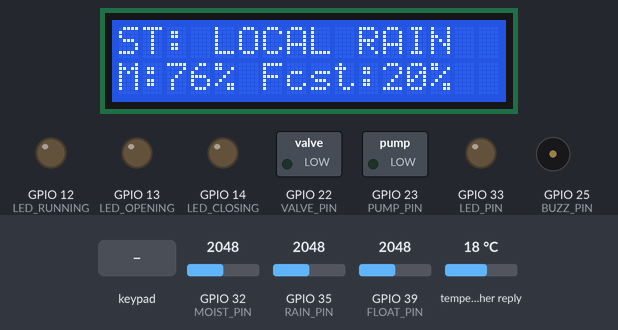
Bench run of a sketch on a simulated ESP32. Parts: 16×2 character LCD, switched loads named in the sketch (green lamp = pin HIGH), output pins drawn as LEDs (lit = HIGH), buzzer (waves = sounding, pin HIGH). Dashed ring = blinking. Inputs (shaded band) come from the test bench; at power-on: GPIO 39 (FLOAT_PIN) = 2048, GPIO 32 (MOIST_PIN) = 2048, GPIO 35 (RAIN_PIN) = 2048, temperature in the weather reply 18 °C. WiFi joins after 1.5 s; servers stay silent unless stated; EEPROM starts erased; nothing arrives over Bluetooth unless stated; a phone connects over Bluetooth LE 3 s after start; web services answer with replies made up by the test bench; what the sketch prints to the serial monitor is not drawn.

Above: at 3.5 s.
3.6 s: GPIO 39 (FLOAT_PIN) set to 1070
6.7 s: GPIO 39 (FLOAT_PIN) set to 963
At 7.45 s:
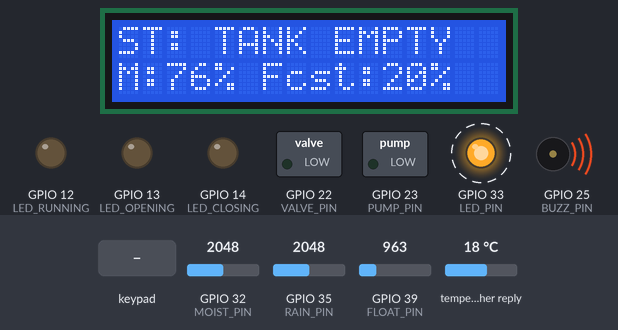
9.1 s: keypad keys 1 9 1 8 5 1 7 # pressed 0.4 s apart
At 12.5 s:
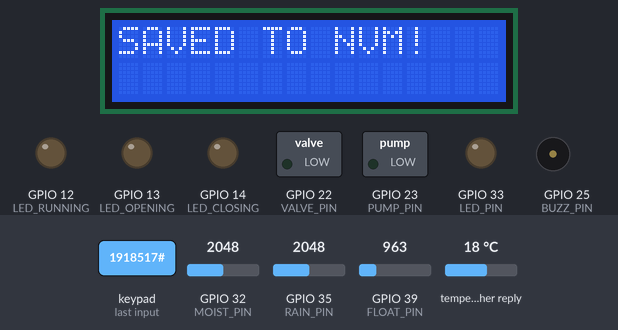
13.8 s: key 'A' pressed
At 13.95 s:
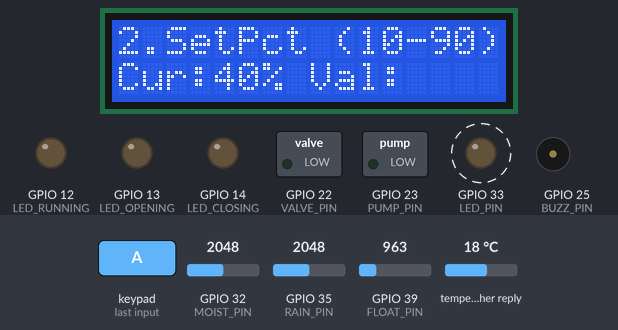
15.4 s: keypad keys 1 3 9 7 2 2 2 # pressed 0.4 s apart
At 18.8 s:
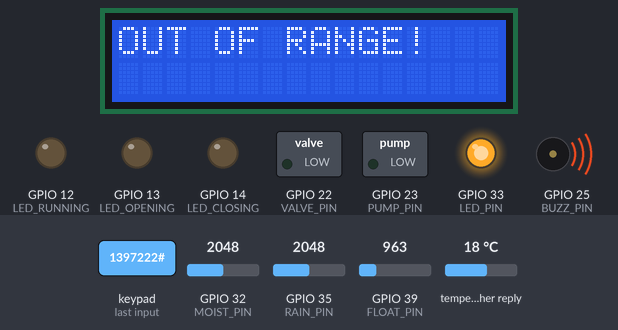
20.1 s: GPIO 32 (MOIST_PIN) set to 2540
At 23.35 s:
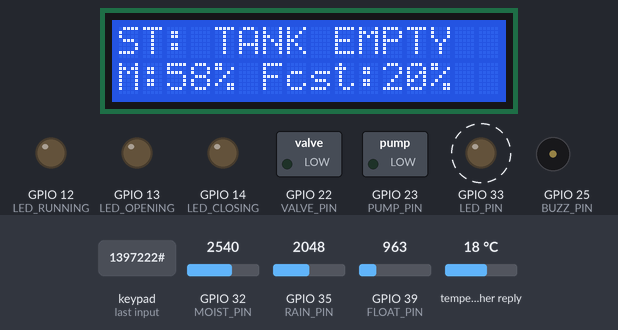
Timing chart, 0 to 24.2 s (numbered marks = the images above; inputs shaded):
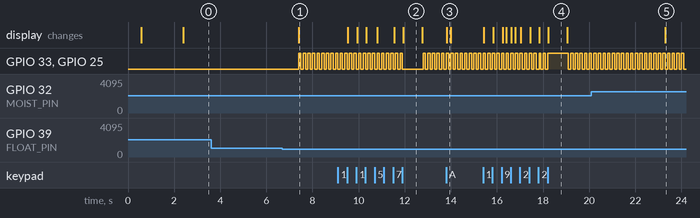

The sketch:

37.ino
```cpp
#include <Arduino.h>
#include <WiFi.h>
#include <HTTPClient.h>
#include <ArduinoJson.h>
#include <Keypad.h>
#include <LiquidCrystal_I2C.h>
#include <Preferences.h>
#include <BLEDevice.h>
#include <BLEServer.h>
#include <BLEUtils.h>
#include <BLE2902.h>

#define SERVICE_UUID    "a1b2c3d4-0001-4000-8000-00805f9b34fb"
#define CH_STATE_UUID   "a1b2c3d4-0002-4000-8000-00805f9b34fb" // Read + Notify
#define CH_VALUES_UUID   "a1b2c3d4-0003-4000-8000-00805f9b34fb" // Read + Notify
#define CH_SETPT_UUID   "a1b2c3d4-0004-4000-8000-00805f9b34fb" // Read + Write + Notify
#define CH_CMD_UUID    "a1b2c3d4-0005-4000-8000-00805f9b34fb" // Write


// --- NETWORK CREDENTIALS & API ---

const char* WIFI_SSID  = "KC";
const char* WIFI_PASSWORD = "realniggaakoniwends";

String FORECAST_URL = "http://api.openweathermap.org/data/2.5/forecast?q=Manila&appid=bd5e378503939ddaee76f12ad7a97608&units=metric";

const unsigned long FETCH_MS = 30UL * 60UL * 1000UL;       // Fetch weather every 30 mins
const unsigned long FORECAST_MAX_AGE = 3UL * 60UL * 60UL * 1000UL; // 3-hour staleness limit

const byte KEYPAD_ROWS[4] = {19, 18, 5, 17};
const byte KEYPAD_COLS[4] = {16, 4, 0, 2};

const int PUMP_PIN = 23;
const int VALVE_PIN = 22;

const int LED_PIN  = 33;
const int LED_OPENING = 13;
const int LED_RUNNING = 12;
const int LED_CLOSING = 14;

const int BUZZ_PIN = 25;
const int MOIST_PIN = 32;
const int RAIN_PIN = 35;
const int FLOAT_PIN = 39;

const int RAW_DRY = 4095;
const int RAW_WET = 1400;
const int RAIN_THRESHOLD = 2500;
const float MOIST_MARGIN = 8.0;
const float RAIN_HOLD_PCT = 60.0;
const unsigned long HARD_MAX_MS = 20UL * 60UL * 1000UL;
const bool FLOAT_ACTIVE_HIGH = true;

// --- ENUMS & STRUCTURES ---

enum FarmState { S_HOLD, S_IRRIGATE, S_TANK_EMPTY, S_RAIN, S_FORECAST_HOLD };
enum PumpPhase { PH_IDLE, PH_OPENING, PH_RUNNING, PH_CLOSING };
enum Alert { A_NONE, A_CONFIRM, A_WARN, A_ALARM };

char keys[4][4] = {

 {'1','2','3','A'},

 {'4','5','6','B'},

 {'7','8','9','C'},

 {'*','0','#','D'}

};

Keypad pad = Keypad(makeKeymap(keys), (byte*)KEYPAD_ROWS, (byte*)KEYPAD_COLS, 4, 4);
LiquidCrystal_I2C lcd(0x27, 16, 2);
Preferences prefs;

// BLE Server & Characteristics

BLEServer* pServer = nullptr;
BLECharacteristic* chState = nullptr;
BLECharacteristic* chValues = nullptr;
BLECharacteristic* chSetpt = nullptr;
BLECharacteristic* chCmd = nullptr;
bool clientConnected = false;

// SINGLE AUTHORITATIVE STATE VARIABLES

int userRunMinutes = 5; // Range: 1 to 30 mins

int setpointPct = 40;  // Range: 10% to 90%

FarmState currentState = S_HOLD;
PumpPhase phase = PH_IDLE;
Alert alert = A_NONE;

float rainChance = 0.0;

unsigned long forecastAt = 0;
bool forecastOk = false;

const unsigned long SETTLE_MS = 1500;
unsigned long tPhase = 0;
unsigned long runStarted = 0;

bool cutoffTripped = false;
bool irrigatingMoistureState = false;

// Keypad UI Variables

char inputBuffer[4] = "";
byte inputLen = 0;
bool inMenuMode = false;
int currentSetting = 0; // 0 = Run Minutes, 1 = Setpoint Pct
unsigned long lastKeypress = 0;

// Buzzer Variables

unsigned long tBuzz = 0;
int beep = 0;

// Task Timers

unsigned long tSense = 0;
unsigned long tUI = 0;
unsigned long tBleNotify = 0;

// Forward Declarations

void saveSettings();
void refreshDisplay();
float readMoisturePct();
bool isRainingLocally();
bool tankHasWater();
bool forecastFresh();


// PART E: SINGLE AUTHORITATIVE STATE SYNCHRONIZATION FUNCTION

void onSettingChanged() {

 // 1. Save authoritative values to NVM so state survives power loss

 saveSettings();

 // 2. Redraw local hardware display immediately

 refreshDisplay();

 // 3. Push real-time notification to BLE client if connected

 if (clientConnected && chSetpt != nullptr) {
  char buf[16];
  snprintf(buf, sizeof(buf), "%d", setpointPct);
  chSetpt->setValue(buf);
  chSetpt->notify();
  Serial.printf("[STATE SYNC] Setpoint pushed over BLE: %d%%\n", setpointPct);
 }

}

// BLE LINK SERVER CALLBACKS

class ServerCallbacks: public BLEServerCallbacks {
 void onConnect(BLEServer* pServer) override {
  clientConnected = true;
  Serial.println("[BLE] Mobile Client Connected!");

 }
 void onDisconnect(BLEServer* pServer) override {
  clientConnected = false;
  Serial.println("[BLE] Client Disconnected. Restarting Advertising...");
  BLEDevice::startAdvertising();

 }

};


// BLE WRITE CALLBACK: SETPOINT CHARACTERISTIC

class SetptCallbacks: public BLECharacteristicCallbacks {
 void onWrite(BLECharacteristic *pCharacteristic) override {
  String rxValue = pCharacteristic->getValue();
  rxValue.trim();

  if (rxValue.length() > 0) {
   int val = rxValue.toInt();
   if (val >= 10 && val <= 90) { // Range check identical to Keypad
    setpointPct = val;     // Mutate the ONE authoritative copy
    Serial.printf("[BLE WRITE] New Setpoint Received: %d%%\n", setpointPct);
    onSettingChanged();    // Execute single state sync pipeline

   } else {
    Serial.printf("[BLE WRITE ERROR] Rejected Setpoint (%d%%). Must be 10-90%%\n", val);
    char spBuf[16];
    snprintf(spBuf, sizeof(spBuf), "%d", setpointPct);
    pCharacteristic->setValue(spBuf); // Echo authoritative value back

   }
  }
 }
};


// BLE WRITE CALLBACK: COMMAND CHARACTERISTIC

class CmdCallbacks: public BLECharacteristicCallbacks {
 void onWrite(BLECharacteristic *pCharacteristic) override {
  String rxValue = pCharacteristic->getValue();
  rxValue.trim();


  if (rxValue.length() > 0) {
   Serial.printf("[BLE CMD] Remote Command Received: %s\n", rxValue.c_str());
   if (rxValue == "RESET" || rxValue == "ACK" || rxValue == "*") {
    cutoffTripped = false;
    alert = A_NONE;
    Serial.println("[BLE CMD] Safety hard cutoff trip reset via BLE.");
    refreshDisplay();

   }

   else if (rxValue.startsWith("RUN:")) {
    int minVal = rxValue.substring(4).toInt();
    if (minVal >= 1 && minVal <= 30) {
     userRunMinutes = minVal; // Mutate the ONE authoritative copy
     Serial.printf("[BLE CMD] Updated System Run Time: %d minutes\n", userRunMinutes);
     onSettingChanged();  // Execute single state sync pipeline

    } else {
     Serial.printf("[BLE CMD ERROR] Invalid run time (%d min). Range: 1-30 min.\n", minVal);

    }

   }

   else if (rxValue == "FORCE_ON") {
    irrigatingMoistureState = true;
    Serial.println("[BLE CMD] Manual Force Irrigation Triggered.");

   }

   else if (rxValue == "FORCE_OFF") {
    irrigatingMoistureState = false;
    Serial.println("[BLE CMD] Manual Force Stop Triggered.");

   }

   else {
    Serial.printf("[BLE CMD REJECTED] Unrecognized Command: '%s'\n", rxValue.c_str());

   }

  }

 }

};

// BLE SERVICE INITIALIZATION

void startBle() {
 BLEDevice::init("group 6");
 pServer = BLEDevice::createServer();
 pServer->setCallbacks(new ServerCallbacks());
 BLEService* pService = pServer->createService(SERVICE_UUID);

 // 1. State Characteristic (Read + Notify)
 chState = pService->createCharacteristic(
  CH_STATE_UUID,
  BLECharacteristic::PROPERTY_READ | BLECharacteristic::PROPERTY_NOTIFY

 );
 chState->addDescriptor(new BLE2902());

 // 2. Sensor Values Characteristic (Read + Notify)

 chValues = pService->createCharacteristic(
  CH_VALUES_UUID,
  BLECharacteristic::PROPERTY_READ | BLECharacteristic::PROPERTY_NOTIFY

 );
 chValues->addDescriptor(new BLE2902());

 // 3. Setpoint Characteristic (Read + Write + Notify)
 chSetpt = pService->createCharacteristic(
  CH_SETPT_UUID,
  BLECharacteristic::PROPERTY_READ | BLECharacteristic::PROPERTY_WRITE | BLECharacteristic::PROPERTY_NOTIFY

 );

 chSetpt->addDescriptor(new BLE2902());
 chSetpt->setCallbacks(new SetptCallbacks());

 // 4. Command Characteristic (Write)

 chCmd = pService->createCharacteristic(
  CH_CMD_UUID,
  BLECharacteristic::PROPERTY_WRITE

 );

 chCmd->setCallbacks(new CmdCallbacks());

 pService->start();

 BLEAdvertising* pAdvertising = BLEDevice::getAdvertising();
 pAdvertising->addServiceUUID(SERVICE_UUID);
 pAdvertising->setScanResponse(true);
 pAdvertising->setMinPreferred(0x06);
 pAdvertising->setMinPreferred(0x12);
 BLEDevice::startAdvertising();

 Serial.println("[BLE] Service Started. Advertising as 'group 6'");

}

//  BLE TELEMETRY PUSH SERVICE

void updateBleTelemetry() {
 if (!clientConnected) return;

 // 1. Format and Push System State

 String stateStr = "";
 if (cutoffTripped) {
  stateStr = "TRIPPED";

 } else {

  switch (currentState) {
   case S_HOLD:     stateStr = "HOLD"; break;
   case S_IRRIGATE:   stateStr = "IRRIGATE"; break;
   case S_TANK_EMPTY:  stateStr = "TANK_EMPTY"; break;
   case S_RAIN:     stateStr = "RAIN"; break;
   case S_FORECAST_HOLD: stateStr = "FCST_HOLD"; break;

  }

 }

 chState->setValue(stateStr.c_str());
 chState->notify();
 // 2. Format and Push Telemetry CSV String (Format: "M:<moist>,R:<rain>,T:<tank>,F:<fcst>")

 char valBuf[64];
 snprintf(valBuf, sizeof(valBuf), "M:%.1f,R:%d,T:%d,F:%d\n",
      readMoisturePct(),
      isRainingLocally() ? 1 : 0,
      tankHasWater() ? 1 : 0,
      forecastFresh() ? (int)rainChance : -1);
 chValues->setValue(valBuf);
 chValues->notify();

 // 3. Format and Push Current Setpoint

 char spBuf[16];
 snprintf(spBuf, sizeof(spBuf), "%d", setpointPct);
 chSetpt->setValue(spBuf);
 chSetpt->notify();

}

void saveSettings() {
 prefs.begin("irrig", false);
 prefs.putInt("run", userRunMinutes);
 prefs.putInt("sp", setpointPct);
 prefs.end();
 Serial.printf("[NVM] Saved Settings: RunTime=%d min, Setpoint=%d%%\n", userRunMinutes, setpointPct);

}

void loadSettings() {

 prefs.begin("irrig", true);
 userRunMinutes = prefs.getInt("run", 5);
 setpointPct = prefs.getInt("sp", 40);
 prefs.end();
 Serial.printf("[NVM] Loaded Settings: RunTime=%d min, Setpoint=%d%%\n", userRunMinutes, setpointPct);
}


// SENSOR FUNCTIONS

float readMoisturePct() {
 long sum = 0;
 for (int i = 0; i < 10; i++) { sum += analogRead(MOIST_PIN); delayMicroseconds(200); }
 float raw = sum / 10.0;
 float pct = 100.0 * (RAW_DRY - raw) / (float)(RAW_DRY - RAW_WET);
 return constrain(pct, 0.0, 100.0);

}

bool isRainingLocally() {
 return analogRead(RAIN_PIN) < RAIN_THRESHOLD;

}

bool tankHasWater() {
 int raw = analogRead(FLOAT_PIN);
 return FLOAT_ACTIVE_HIGH ? (raw > 1000) : (raw < 1000);

}
bool forecastFresh() {
 return forecastOk && (millis() - forecastAt < FORECAST_MAX_AGE);

}

bool moistureCallsForWater() {
 float pct = readMoisturePct();
 if (!irrigatingMoistureState && pct < setpointPct) {
  irrigatingMoistureState = true;
 } else if (irrigatingMoistureState && pct > (setpointPct + MOIST_MARGIN)) {
  irrigatingMoistureState = false;
 }
 return irrigatingMoistureState;
}

// SYSTEM DECISION ENGINE

FarmState decideState() {
 if (!tankHasWater()) return S_TANK_EMPTY;
 if (isRainingLocally()) return S_RAIN;
 if (!moistureCallsForWater()) return S_HOLD;
 if (forecastFresh() && rainChance >= RAIN_HOLD_PCT) {
  return S_FORECAST_HOLD;

 }
 return S_IRRIGATE;

}

// --- WI-FI & HTTP FORECAST FETCHING ---

void connectWiFi() {

 Serial.printf("[WIFI] Connecting to SSID: %s\n", WIFI_SSID);
 WiFi.mode(WIFI_STA);
 WiFi.begin(WIFI_SSID, WIFI_PASSWORD);

 int retries = 0;

 while (WiFi.status() != WL_CONNECTED && retries < 15) {
  delay(500);
  Serial.print(".");
  retries++;

 }

 if (WiFi.status() == WL_CONNECTED) {
  Serial.println("\n[WIFI] Connected Successfully!");
 } else {
  Serial.println("\n[WIFI] Connection Failed! Operating in Offline Local Mode.");
 }

}

void fetchForecast() {

 if (WiFi.status() != WL_CONNECTED) {
  forecastOk = false;
  return;

 }

 HTTPClient http;
 http.begin(FORECAST_URL);
 int code = http.GET();

 if (code == 200) {

  DynamicJsonDocument* doc = new DynamicJsonDocument(8192);
  DeserializationError err = deserializeJson(*doc, http.getString());

  if (err == DeserializationError::Ok) {
   JsonArray list = (*doc)["list"];
   rainChance = list[0]["pop"].as<float>() * 100;
   forecastAt = millis();
   forecastOk = true;

  } else {
   forecastOk = false;

  }
  delete doc;

 } else {
  forecastOk = false;

 }

 http.end();

}

bool runTimeExpired() {

 if (phase != PH_RUNNING) return false;
 unsigned long elapsed = millis() - runStarted;

 if (elapsed >= HARD_MAX_MS) {
  if (!cutoffTripped) {
   cutoffTripped = true;
   Serial.println("[SAFETY ALERT] Hard limit exceeded!");

  }
  return true;

 }

 return elapsed >= ((unsigned long)userRunMinutes * 60000UL);
}


void serviceOutputs(bool wantRun) {

 unsigned long now = millis();

digitalWrite(LED_OPENING, LOW);
 digitalWrite(LED_RUNNING, LOW);
 digitalWrite(LED_CLOSING, LOW);


 switch (phase) {

  case PH_IDLE:

   // No irrigation operation
   digitalWrite(LED_OPENING, LOW);
   digitalWrite(LED_RUNNING, LOW);
   digitalWrite(LED_CLOSING, LOW);

   if (wantRun && !cutoffTripped) {
    digitalWrite(VALVE_PIN, HIGH);
    // Opening phase LED

    digitalWrite(LED_OPENING, HIGH);
    tPhase = now;
    phase = PH_OPENING;

   }

   break;

  case PH_OPENING:
  digitalWrite(LED_OPENING, HIGH);
   if (now - tPhase > SETTLE_MS) {
    digitalWrite(PUMP_PIN, HIGH);
    // Opening OFF, Running ON

    digitalWrite(LED_OPENING, LOW);
    digitalWrite(LED_RUNNING, HIGH);
    runStarted = now;
    phase = PH_RUNNING;

   }

   break;

  case PH_RUNNING:
  digitalWrite(LED_OPENING, LOW);
   digitalWrite(LED_RUNNING, HIGH);
   digitalWrite(LED_CLOSING, LOW);


   if (!wantRun || runTimeExpired()) {

    digitalWrite(PUMP_PIN, LOW);

    // Running OFF, Closing ON
    digitalWrite(LED_RUNNING, LOW);
    digitalWrite(LED_CLOSING, HIGH);
    tPhase = now;
    phase = PH_CLOSING;

   }
   break;

    digitalWrite(LED_OPENING, LOW);
   digitalWrite(LED_RUNNING, LOW);
   digitalWrite(LED_CLOSING, HIGH);

   if (now - tPhase > SETTLE_MS) {
    digitalWrite(VALVE_PIN, LOW);

    // Closing OFF
    digitalWrite(LED_CLOSING, LOW);
    phase = PH_IDLE;
   }

   break;

 }

 if (currentState == S_TANK_EMPTY || cutoffTripped) {

  alert = A_ALARM;

  digitalWrite(LED_PIN, (now % 200) < 100);
 } else if (phase == PH_RUNNING) {
  alert = A_NONE;
  digitalWrite(LED_PIN, HIGH);

 } else {
  alert = A_NONE;
  digitalWrite(LED_PIN, LOW);
 }

 switch (alert) {

  case A_NONE:
   digitalWrite(BUZZ_PIN, LOW);
   break;

  case A_CONFIRM:
   if (beep == 0) { digitalWrite(BUZZ_PIN, HIGH); tBuzz = now; beep = 1; }
   else if (now - tBuzz > 120) {
    digitalWrite(BUZZ_PIN, LOW); alert = A_NONE; beep = 0;
    }
   break;

  case A_WARN:
   digitalWrite(BUZZ_PIN, (now % 2000) < 200);
   break;

  case A_ALARM:
   digitalWrite(BUZZ_PIN, (now % 200) < 100);
   break;

 }

}


// --- KEYPAD & UI ---

void updateLCDMenuView() {

 lcd.clear();
 lcd.setCursor(0, 0);

 if (currentSetting == 0) {

  lcd.print("1.RunMin (1-30)");
  lcd.setCursor(0, 1);
  lcd.print("Cur:"); lcd.print(userRunMinutes); lcd.print("m");

 } else {

  lcd.print("2.SetPct (10-90)");
  lcd.setCursor(0, 1);
  lcd.print("Cur:"); lcd.print(setpointPct); lcd.print("%");

 }

 lcd.print(" Val:"); lcd.print(inputBuffer);

}


void handleKeypad() {

 char key = pad.getKey();

 if (!key) return;

 inMenuMode = true;
 lastKeypress = millis();
 alert = A_CONFIRM;


 if (key >= '0' && key <= '9') {

  if (inputLen < 3) {

   inputBuffer[inputLen++] = key;
   inputBuffer[inputLen] = '\0';
   updateLCDMenuView();

  }

 }

 else if (key == '#') {

  if (inputLen > 0) {

   int val = atoi(inputBuffer);
   bool ok = false;

   if (currentSetting == 0 && val >= 1 && val <= 30) { userRunMinutes = val; ok = true; }
   else if (currentSetting == 1 && val >= 10 && val <= 90) { setpointPct = val; ok = true; }


   lcd.clear();

   if (ok) {

    onSettingChanged(); // Executes single authoritative pipeline update
    lcd.print("SAVED TO NVM!");

   } else {

    lcd.print("OUT OF RANGE!");

   }

   delay(800);

   inputLen = 0;
   inputBuffer[0] = '\0';
   updateLCDMenuView();

  }

 }

 else if (key == '*') {
  inputLen = 0;
  inputBuffer[0] = '\0';

  if (cutoffTripped) {
   cutoffTripped = false;
   Serial.println("[SAFETY] Hard cutoff trip reset.");

  }

  updateLCDMenuView();

 }

 else if (key == 'A' || key == 'B') {
  currentSetting = (currentSetting + 1) % 2;
  inputLen = 0;
  inputBuffer[0] = '\0';
  updateLCDMenuView();

 }

}

void refreshDisplay() {

 if (inMenuMode) return;

 lcd.clear();
 lcd.setCursor(0, 0);

 if (cutoffTripped) {

  lcd.print("TRIP: HARD LIMIT");
  lcd.setCursor(0, 1);
  lcd.print("Press * / BLE RST");

 } else if (phase == PH_RUNNING) {

  unsigned long runSec = (millis() - runStarted) / 1000;

  lcd.print("RUN:");
  lcd.print(runSec);
  lcd.print("s / ");
  lcd.print(userRunMinutes);
  lcd.print("m");

  lcd.setCursor(0, 1);

  lcd.print("M:");
  lcd.print(readMoisturePct(), 0); lcd.print("% Fcst:");
  lcd.print(forecastFresh() ? String((int)rainChance) + "%" : "STL");

 } else {

  switch (currentState) {

   case S_TANK_EMPTY:
   lcd.print("ST: TANK EMPTY");
   break;

   case S_RAIN:
   lcd.print("ST: LOCAL RAIN");
   break;

   case S_HOLD:
   lcd.print("ST: MOIST OK"); break;

   case S_FORECAST_HOLD:
   lcd.print("ST: FCST HOLD");
   break;

   default:
   lcd.print("ST: IDLE");
   break;

  }
  lcd.setCursor(0, 1);
  lcd.print("M:"); lcd.print(readMoisturePct(), 0); lcd.print("% ");
  lcd.print("Fcst:"); lcd.print(forecastFresh() ? String((int)rainChance) + "%" : "STL");
 }

}

void setup() {
 Serial.begin(115200);
 delay(500);

 pinMode(PUMP_PIN, OUTPUT);
 pinMode(VALVE_PIN, OUTPUT);

 pinMode(LED_PIN, OUTPUT);
 digitalWrite(LED_PIN, LOW);

  pinMode(LED_OPENING, OUTPUT);
  digitalWrite(LED_OPENING, LOW);

  pinMode(LED_RUNNING, OUTPUT);
  digitalWrite(LED_RUNNING, LOW);

   pinMode(LED_CLOSING, OUTPUT);
   digitalWrite(LED_CLOSING, LOW);

 pinMode(BUZZ_PIN, OUTPUT);
 pinMode(MOIST_PIN, INPUT);
 pinMode(RAIN_PIN, INPUT);
 pinMode(FLOAT_PIN, INPUT);

 digitalWrite(PUMP_PIN, LOW);
 digitalWrite(VALVE_PIN, LOW);

 lcd.init();
 lcd.backlight();
 lcd.setCursor(0, 0);
 lcd.print("Booting System...");

 loadSettings();
 connectWiFi();
 fetchForecast();

 // Start Bluetooth Low Energy GATT Service

 startBle();
}

void loop() {

 unsigned long now = millis();

 if (now - tSense >= 1000) {

  tSense = now;

  currentState = decideState();

  if (!forecastOk || (now - forecastAt >= FETCH_MS)) {

   fetchForecast();

  }

 }

 handleKeypad();

 if (inMenuMode && (now - lastKeypress > 5000)) {

  inMenuMode = false;

  inputLen = 0;

  inputBuffer[0] = '\0';

 }


 bool wantRun = (currentState == S_IRRIGATE) && !cutoffTripped;

 serviceOutputs(wantRun);

 if (now - tUI >= 200) {

  tUI = now;

  refreshDisplay();

 }

 if (now - tBleNotify >= 1000) {

  tBleNotify = now;

  updateBleTelemetry();

 }

}
```

Measured:
- the behaviour switches between 1001 and 1000 on GPIO 39 (FLOAT_PIN) (found by bisection; images 0 and 1)
- after the input at 3.6 s, every drawn part: stays the same
- after the input at 6.7 s, GPIO 33 (LED_PIN), GPIO 25 (BUZZ_PIN): alternates HIGH for 0.10 s and LOW for 0.10 s, starting after 0.70 s; the display: changes after 0.70 s (image 1)
- after the input at 9.1 s, the display: first changes after 0.43 s (image 2 shows a later state)
- after the input at 13.8 s, the display: changes at once (image 3)
- after the input at 15.4 s, the display: first changes at once (image 4 shows a later state)
- after the input at 20.1 s, the display: changes after 3.2 s (image 5)
- what the display in image 2 shows lasts 0.9 s, from 11.9 s to 12.8 s
